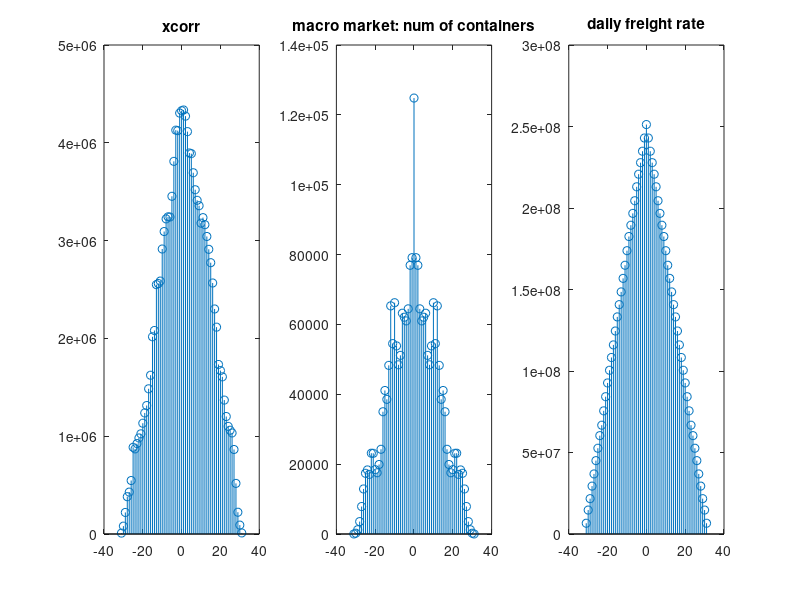

This chart was generated by the following MATLAB code: (Note: this script raises an error after producing the figure.)
a = [3,24,49,59,21,38,110,5,19,12,11,33,45,22,57,53,140,30,149,20,20,85,68,41,26,9,51,123,122,49,35,5];
b = [2188,2914,2693,2713,2530,2667,2672,2712,2173,2935,2913,2917,2490,2758,2929,3108,2872,2520,2706,3175,2974,2981,2937,2967,2912,2774,3059,2942,2901,2604,2695,3020];


%a = (a-mean(a))/std(a);
%b = (b-mean(b))/std(b);
%r = corrcoef(a,b);

[ab, lags_ab] = xcorr(a, b);
subplot(1,3,1);
stem(lags_ab,ab);
title("xcorr");

[aa, lags_aa] = xcorr(a);
subplot(1,3,2);
stem(lags_aa,aa);
title("macro market: num of containers");

[bb, lags_bb] = xcorr(b);
subplot(1,3,3);
stem(lags_bb,bb);
title("daily freight rate");
%%
data = readmatrix("./钦州_宁波.csv");
% data = readmatrix("./营口_南沙.csv");
amt = data(:,4);
volume = data(:,5);
log_amt = log10(amt);
log_volume = log10(volume);
% 
a=88.4;
b=-0.009267;
amt_range = min(amt):0.01:max(amt);
volume_regre = a*exp(b*amt_range);
plot(amt, volume, "^");
hold on;
plot(amt_range, volume_regre, "-");
xlabel("Freight rate per container");
ylabel("Daily sales volume (the number of container) per voyage");
xlim([min(amt)-10,max(amt)+100]);
revenue = amt.*volume;
